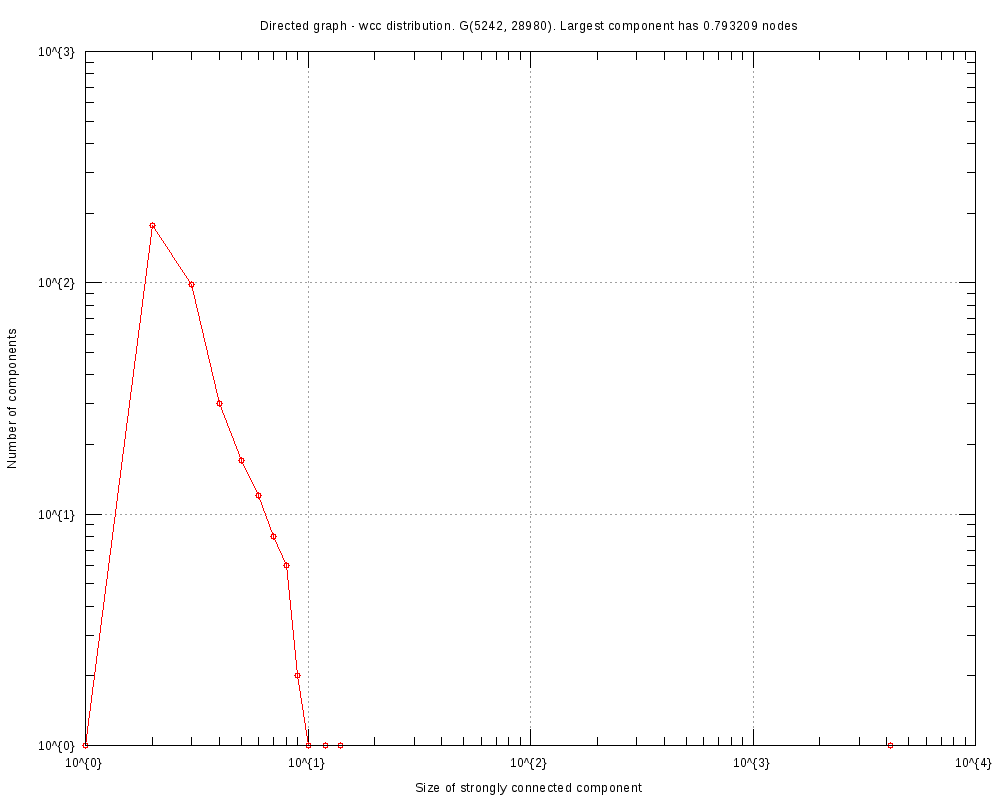

The gnuplot source for this figure:
#
# Directed graph - wcc distribution. G(5242, 28980). Largest component has 0.793209 nodes (Thu Oct 26 13:23:47 2017)
#

set title "Directed graph - wcc distribution. G(5242, 28980). Largest component has 0.793209 nodes"
set key bottom right
set logscale xy 10
set format x "10^{%L}"
set mxtics 10
set format y "10^{%L}"
set mytics 10
set grid
set xlabel "Size of strongly connected component"
set ylabel "Number of components"
set tics scale 2
set terminal png font arial 10 size 1000,800
set output 'scc.GRQ.png'
plot 	"scc.GRQ.tab" using 1:2 title "" with linespoints pt 6
